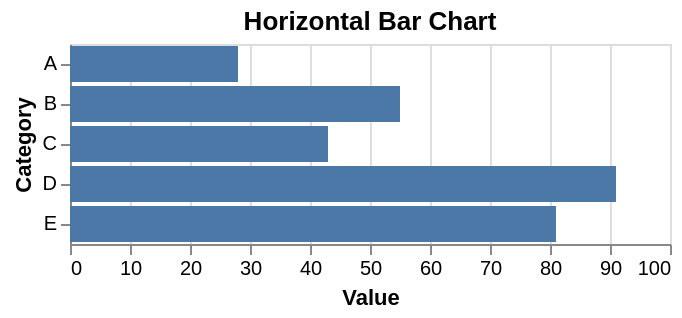

Describe this chart as a Vega-Lite specification.
### Vega-Lite specification from a JSON file in a GitHub repository (floating-point values rounded to 4 significant figures)
{"$schema": "https://vega.github.io/schema/vega-lite/v5.json", "description": "A simple bar chart.", "data": {"values": [{"category": "A", "value": 28}, {"category": "B", "value": 55}, {"category": "C", "value": 43}, {"category": "D", "value": 91}, {"category": "E", "value": 81}]}, "mark": "bar", "encoding": {"x": {"field": "value", "type": "quantitative", "axis": {"title": "Value"}}, "y": {"field": "category", "type": "nominal", "axis": {"title": "Category"}}}, "title": "Horizontal Bar Chart"}
